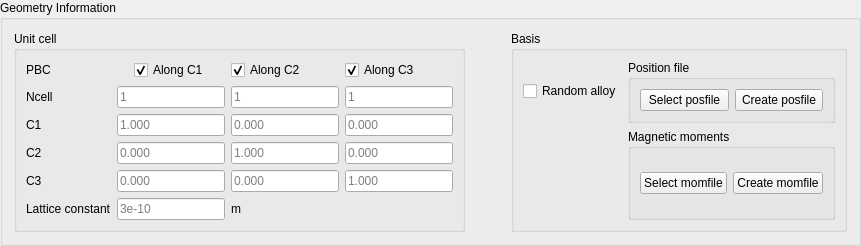
                                       <widget class="QGroupBox" name="InpGeometryBox">
                                          <property name="title">
                                             <string>Geometry Information</string>
                                          </property>
                                          <layout class="QHBoxLayout" name="horizontalLayout_6">
                                             <item>
                                                <widget class="QGroupBox" name="InpUnitCellBox">
                                                   <property name="title">
                                                      <string>Unit cell</string>
                                                   </property>
                                                   <layout class="QGridLayout" name="gridLayout_23">
                                                      <item row="1" column="0">
                                                         <widget class="QLabel" name="InpNcellLabel">
                                                            <property name="text">
                                                               <string>Ncell</string>
                                                            </property>
                                                         </widget>
                                                      </item>
                                                      <item row="0" column="2">
                                                         <widget class="QCheckBox" name="InpPBCCheckC1">
                                                            <property name="toolTip">
                                                               <string>Periodic bounday conditions along C1 (on/off)</string>
                                                            </property>
                                                            <property name="statusTip">
                                                               <string>Periodic bounday conditions along C1 (on/off)</string>
                                                            </property>
                                                            <property name="whatsThis">
                                                               <string>Periodic bounday conditions along C1 (on/off)</string>
                                                            </property>
                                                            <property name="text">
                                                               <string>Along C1</string>
                                                            </property>
                                                            <property name="checked">
                                                               <bool>true</bool>
                                                            </property>
                                                         </widget>
                                                      </item>
                                                      <item row="0" column="4">
                                                         <widget class="QCheckBox" name="InpPBCCheckC2">
                                                            <property name="toolTip">
                                                               <string>Periodic bounday conditions along C2 (on/off)</string>
                                                            </property>
                                                            <property name="statusTip">
                                                               <string>Periodic bounday conditions along C2 (on/off)</string>
                                                            </property>
                                                            <property name="whatsThis">
                                                               <string>Periodic bounday conditions along C2 (on/off)</string>
                                                            </property>
                                                            <property name="text">
                                                               <string>Along C2</string>
                                                            </property>
                                                            <property name="checked">
                                                               <bool>true</bool>
                                                            </property>
                                                         </widget>
                                                      </item>
                                                      <item row="0" column="5">
                                                         <widget class="QCheckBox" name="InpPBCCheckC3">
                                                            <property name="toolTip">
                                                               <string>Periodic bounday conditions along C3 (on/off)</string>
                                                            </property>
                                                            <property name="statusTip">
                                                               <string>Periodic bounday conditions along C3 (on/off)</string>
                                                            </property>
                                                            <property name="whatsThis">
                                                               <string>Periodic bounday conditions along C3 (on/off)</string>
                                                            </property>
                                                            <property name="text">
                                                               <string>Along C3</string>
                                                            </property>
                                                            <property name="checked">
                                                               <bool>true</bool>
                                                            </property>
                                                         </widget>
                                                      </item>
                                                      <item row="1" column="1" colspan="3">
                                                         <widget class="QLineEdit" name="InpN1">
                                                            <property name="toolTip">
                                                               <string>Number of repetitions of C1</string>
                                                            </property>
                                                            <property name="statusTip">
                                                               <string>Number of repetitions of C1</string>
                                                            </property>
                                                            <property name="whatsThis">
                                                               <string>Number of repetitions of C1</string>
                                                            </property>
                                                            <property name="inputMask">
                                                               <string/>
                                                            </property>
                                                            <property name="text">
                                                               <string/>
                                                            </property>
                                                            <property name="placeholderText">
                                                               <string>1</string>
                                                            </property>
                                                         </widget>
                                                      </item>
                                                      <item row="1" column="4">
                                                         <widget class="QLineEdit" name="InpN2">
                                                            <property name="toolTip">
                                                               <string>Number of repetitions of C2</string>
                                                            </property>
                                                            <property name="statusTip">
                                                               <string>Number of repetitions of C2</string>
                                                            </property>
                                                            <property name="whatsThis">
                                                               <string>Number of repetitions of C2</string>
                                                            </property>
                                                            <property name="placeholderText">
                                                               <string>1</string>
                                                            </property>
                                                         </widget>
                                                      </item>
                                                      <item row="1" column="5">
                                                         <widget class="QLineEdit" name="InpN3">
                                                            <property name="toolTip">
                                                               <string>Number of repetitions of C3</string>
                                                            </property>
                                                            <property name="statusTip">
                                                               <string>Number of repetitions of C3</string>
                                                            </property>
                                                            <property name="whatsThis">
                                                               <string>Number of repetitions of C3</string>
                                                            </property>
                                                            <property name="placeholderText">
                                                               <string>1</string>
                                                            </property>
                                                         </widget>
                                                      </item>
                                                      <item row="2" column="1" colspan="3">
                                                         <widget class="QLineEdit" name="InpLineEditC1_x">
                                                            <property name="placeholderText">
                                                               <string>1.000</string>
                                                            </property>
                                                         </widget>
                                                      </item>
                                                      <item row="2" column="4">
                                                         <widget class="QLineEdit" name="InpLineEditC1_y">
                                                            <property name="placeholderText">
                                                               <string>0.000</string>
                                                            </property>
                                                         </widget>
                                                      </item>
                                                      <item row="2" column="5">
                                                         <widget class="QLineEdit" name="InpLineEditC1_z">
                                                            <property name="placeholderText">
                                                               <string>0.000</string>
                                                            </property>
                                                         </widget>
                                                      </item>
                                                      <item row="3" column="1" colspan="3">
                                                         <widget class="QLineEdit" name="InpLineEditC2_x">
                                                            <property name="placeholderText">
                                                               <string>0.000</string>
                                                            </property>
                                                         </widget>
                                                      </item>
                                                      <item row="3" column="4">
                                                         <widget class="QLineEdit" name="InpLineEditC2_y">
                                                            <property name="placeholderText">
                                                               <string>1.000</string>
                                                            </property>
                                                         </widget>
                                                      </item>
                                                      <item row="3" column="5">
                                                         <widget class="QLineEdit" name="InpLineEditC2_z">
                                                            <property name="placeholderText">
                                                               <string>0.000</string>
                                                            </property>
                                                         </widget>
                                                      </item>
                                                      <item row="4" column="1" colspan="3">
                                                         <widget class="QLineEdit" name="InpLineEditC3_x">
                                                            <property name="placeholderText">
                                                               <string>0.000</string>
                                                            </property>
                                                         </widget>
                                                      </item>
                                                      <item row="4" column="4">
                                                         <widget class="QLineEdit" name="InpLineEditC3_y">
                                                            <property name="placeholderText">
                                                               <string>0.000</string>
                                                            </property>
                                                         </widget>
                                                      </item>
                                                      <item row="4" column="5">
                                                         <widget class="QLineEdit" name="InpLineEditC3_z">
                                                            <property name="placeholderText">
                                                               <string>1.000</string>
                                                            </property>
                                                         </widget>
                                                      </item>
                                                      <item row="5" column="1" colspan="3">
                                                         <widget class="QLineEdit" name="InpLineEditAlat">
                                                            <property name="toolTip">
                                                               <string>Lattice constant of the system (Not needed for all types of simulations)</string>
                                                            </property>
                                                            <property name="statusTip">
                                                               <string>Lattice constant of the system (Not needed for all types of simulations)</string>
                                                            </property>
                                                            <property name="whatsThis">
                                                               <string>Lattice constant of the system (Not needed for all types of simulations)</string>
                                                            </property>
                                                            <property name="placeholderText">
                                                               <string>3e-10</string>
                                                            </property>
                                                         </widget>
                                                      </item>
                                                      <item row="2" column="0">
                                                         <widget class="QLabel" name="InpC1Label">
                                                            <property name="text">
                                                               <string>C1</string>
                                                            </property>
                                                         </widget>
                                                      </item>
                                                      <item row="3" column="0">
                                                         <widget class="QLabel" name="InpC2Label">
                                                            <property name="text">
                                                               <string>C2</string>
                                                            </property>
                                                         </widget>
                                                      </item>
                                                      <item row="4" column="0">
                                                         <widget class="QLabel" name="InpC3Label">
                                                            <property name="text">
                                                               <string>C3</string>
                                                            </property>
                                                         </widget>
                                                      </item>
                                                      <item row="5" column="4">
                                                         <widget class="QLabel" name="Inp_m_label">
                                                            <property name="text">
                                                               <string>m</string>
                                                            </property>
                                                         </widget>
                                                      </item>
                                                      <item row="0" column="0">
                                                         <widget class="QLabel" name="InpPBCLabel">
                                                            <property name="text">
                                                               <string>PBC</string>
                                                            </property>
                                                         </widget>
                                                      </item>
                                                      <item row="5" column="0">
                                                         <widget class="QLabel" name="Inp_alat_label">
                                                            <property name="text">
                                                               <string>Lattice constant</string>
                                                            </property>
                                                         </widget>
                                                      </item>
                                                   </layout>
                                                </widget>
                                             </item>
                                             <item>
                                                <spacer name="horizontalSpacer_7">
                                                   <property name="orientation">
                                                      <enum>Qt::Horizontal</enum>
                                                   </property>
                                                   <property name="sizeHint" stdset="0">
                                                      <size>
                                                         <width>40</width>
                                                         <height>20</height>
                                                      </size>
                                                   </property>
                                                </spacer>
                                             </item>
                                             <item>
                                                <widget class="QGroupBox" name="InpBasisBox">
                                                   <property name="title">
                                                      <string>Basis</string>
                                                   </property>
                                                   <layout class="QGridLayout" name="gridLayout_27">
                                                      <item row="1" column="1">
                                                         <widget class="QGroupBox" name="InpMomBox">
                                                            <property name="title">
                                                               <string>Magnetic moments</string>
                                                            </property>
                                                            <layout class="QHBoxLayout" name="horizontalLayout_3">
                                                               <item>
                                                                  <widget class="QPushButton" name="InpMomButtonSelect">
                                                                     <property name="toolTip">
                                                                        <string>Select momfile from system</string>
                                                                     </property>
                                                                     <property name="statusTip">
                                                                        <string>Select momfile from system</string>
                                                                     </property>
                                                                     <property name="whatsThis">
                                                                        <string>Select momfile from system</string>
                                                                     </property>
                                                                     <property name="text">
                                                                        <string>Select momfile</string>
                                                                     </property>
                                                                  </widget>
                                                               </item>
                                                               <item>
                                                                  <widget class="QPushButton" name="InpMomButtonCreate">
                                                                     <property name="toolTip">
                                                                        <string>Create momfile manually</string>
                                                                     </property>
                                                                     <property name="statusTip">
                                                                        <string>Create momfile manually</string>
                                                                     </property>
                                                                     <property name="whatsThis">
                                                                        <string>Create momfile manually</string>
                                                                     </property>
                                                                     <property name="text">
                                                                        <string>Create momfile</string>
                                                                     </property>
                                                                  </widget>
                                                               </item>
                                                            </layout>
                                                         </widget>
                                                      </item>
                                                      <item row="0" column="0">
                                                         <widget class="QCheckBox" name="InpCheckRandAlloy">
                                                            <property name="toolTip">
                                                               <string>Treatment of random alloys (on/off)</string>
                                                            </property>
                                                            <property name="statusTip">
                                                               <string>Treatment of random alloys (on/off)</string>
                                                            </property>
                                                            <property name="whatsThis">
                                                               <string>Treatment of random alloys (on/off)</string>
                                                            </property>
                                                            <property name="text">
                                                               <string>Random alloy</string>
                                                            </property>
                                                         </widget>
                                                      </item>
                                                      <item row="0" column="1">
                                                         <widget class="QGroupBox" name="InpPosBox">
                                                            <property name="title">
                                                               <string>Position file</string>
                                                            </property>
                                                            <layout class="QHBoxLayout" name="horizontalLayout_2">
                                                               <item>
                                                                  <widget class="QPushButton" name="InpPosButtonSelect">
                                                                     <property name="toolTip">
                                                                        <string>Select posfile from system</string>
                                                                     </property>
                                                                     <property name="statusTip">
                                                                        <string>Select posfile from system</string>
                                                                     </property>
                                                                     <property name="whatsThis">
                                                                        <string>Select posfile from system</string>
                                                                     </property>
                                                                     <property name="text">
                                                                        <string>Select posfile</string>
                                                                     </property>
                                                                  </widget>
                                                               </item>
                                                               <item>
                                                                  <widget class="QPushButton" name="InpPosButtonCreate">
                                                                     <property name="toolTip">
                                                                        <string>Create posfile manually</string>
                                                                     </property>
                                                                     <property name="statusTip">
                                                                        <string>Create posfile manually</string>
                                                                     </property>
                                                                     <property name="whatsThis">
                                                                        <string>Create posfile manually</string>
                                                                     </property>
                                                                     <property name="text">
                                                                        <string>Create posfile</string>
                                                                     </property>
                                                                  </widget>
                                                               </item>
                                                            </layout>
                                                         </widget>
                                                      </item>
                                                   </layout>
                                                </widget>
                                             </item>
                                          </layout>
                                       </widget>
